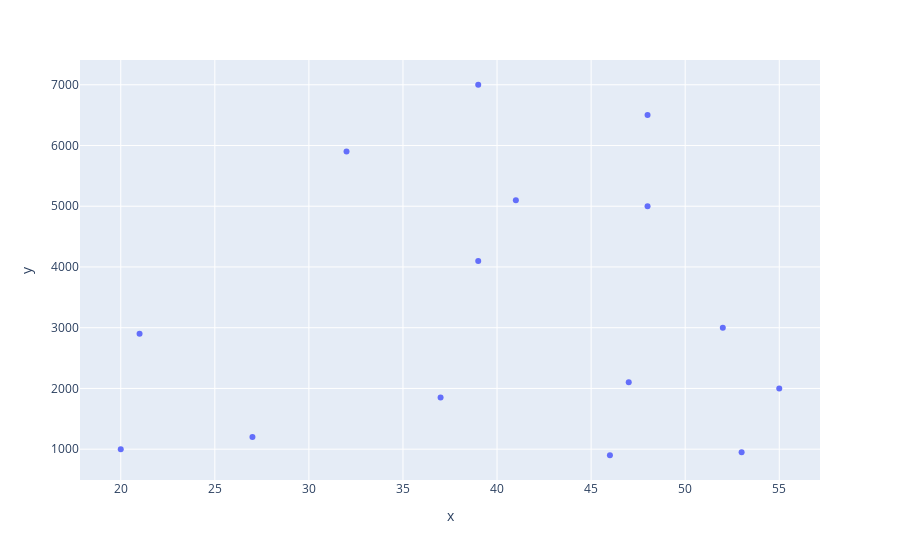

The notebook cell this image was saved under:
### Code cell
graph = px.scatter(x = x, y = y)
graph.show()

### Figure 1 — Plotly figure (JSON) as saved in the notebook; plotly's stock layout.template omitted (floating-point values rounded to 4 significant figures)
{"data": [{"hovertemplate": "x=%{x}<br>y=%{y}<extra></extra>", "legendgroup": "", "marker": {"color": "#636efa", "symbol": "circle"}, "mode": "markers", "name": "", "orientation": "v", "showlegend": false, "type": "scatter", "x": [20, 27, 21, 37, 46, 53, 55, 47, 52, 32, 39, 41, 39, 48, 48], "xaxis": "x", "y": [1000, 1200, 2900, 1850, 900, 950, 2000, 2100, 3000, 5900, 4100, 5100, 7000, 5000, 6500], "yaxis": "y"}], "layout": {"legend": {"tracegroupgap": 0}, "margin": {"t": 60}, "xaxis": {"anchor": "y", "domain": [0, 1], "title": {"text": "x"}}, "yaxis": {"anchor": "x", "domain": [0, 1], "title": {"text": "y"}}}}
